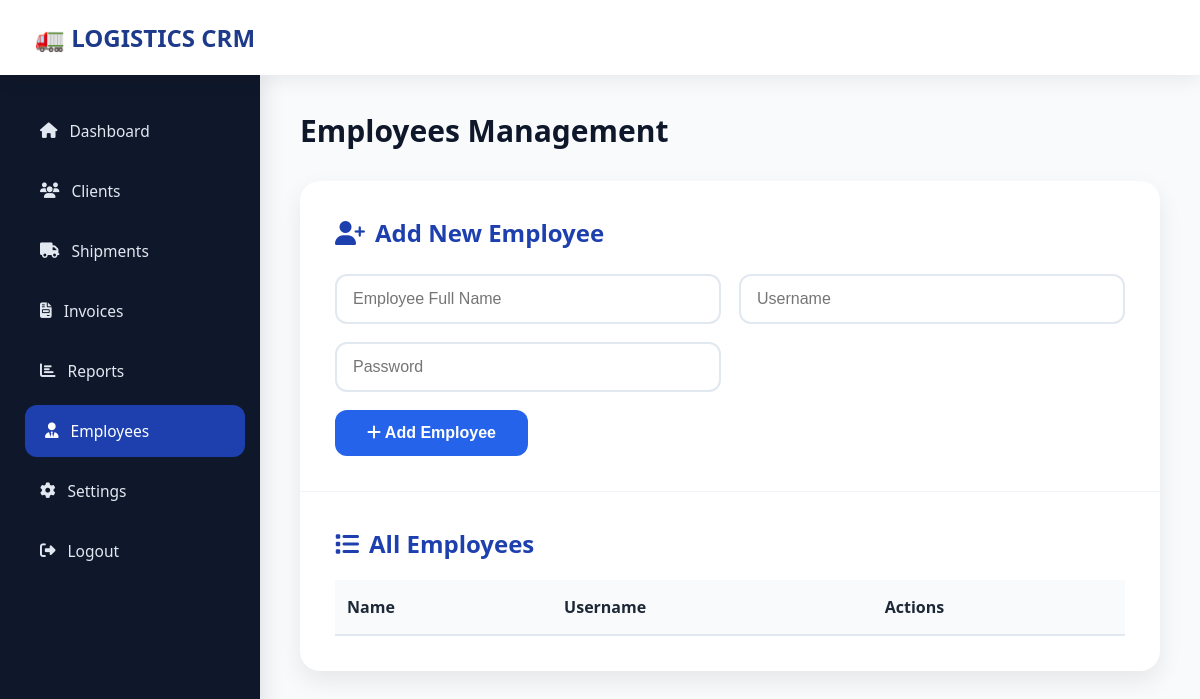
/employees (signed in), run on an earlier commit of the app's database.
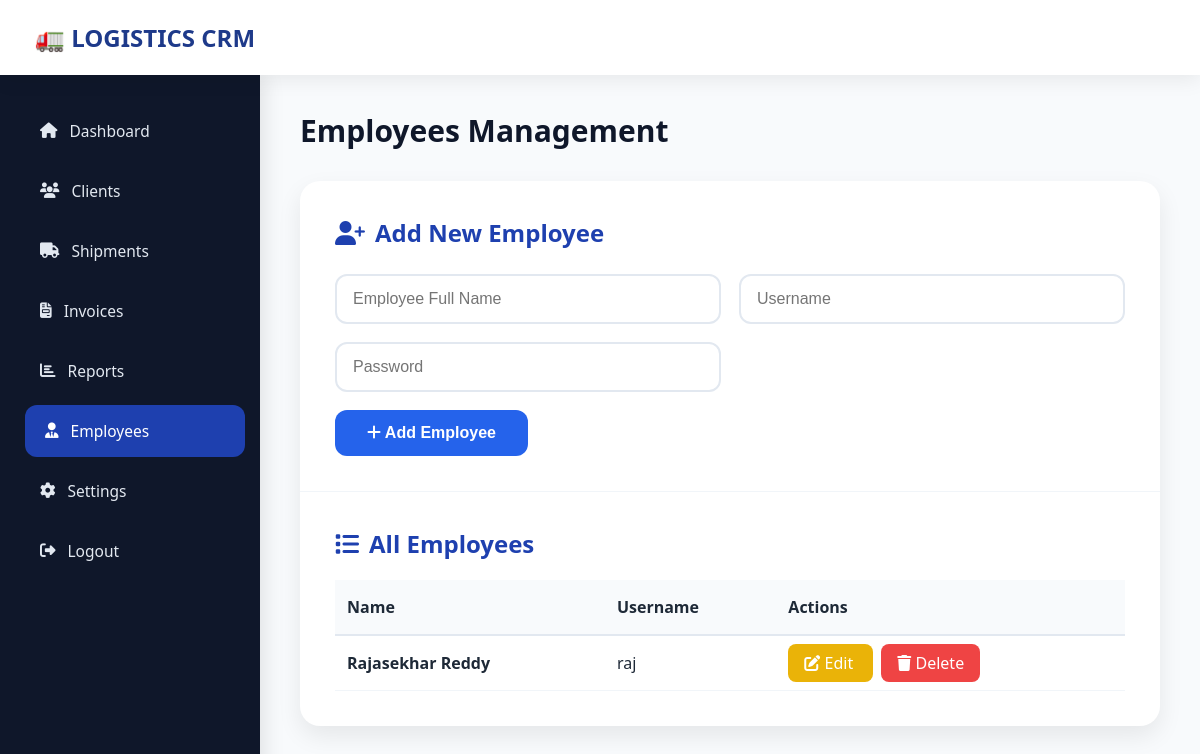
And on a later commit of the database.
### tables this page shows
CREATE TABLE employees (
        id INTEGER PRIMARY KEY AUTOINCREMENT,
        name TEXT,
        username TEXT,
        password TEXT
    );

### app.py (the view)
@app.route('/employees')
def employees():
    if 'user' not in session:
        return "Access Denied"
    conn = get_db_connection()
    employees = conn.execute(
        "SELECT * FROM employees"
    ).fetchall()
    conn.close()
    return render_template(
    'employees.html',
    employees=employees,
    active='employees'
)

### app.py (called while the page is built)
def get_db_connection():
    conn = sqlite3.connect(DB_PATH)
    conn.row_factory = sqlite3.Row
    return conn

### templates/employees.html (shortened to what this page needs)
{% extends "base.html" %}
{% block page_title %}Employees Management{% endblock %}
{% block content %}
<div class="card" style="background: white; border-radius: 20px; box-shadow: 0 10px 25px rgba(0,0,0,0.08); overflow: hidden;">
    <div style="padding: 35px; border-bottom: 1px solid #f1f5f9;">
        <h2 style="margin-bottom: 25px; color: #1e40af; display: flex; align-items: center; gap: 10px;">
            <i class="fas fa-user-plus"></i> Add New Employee
        </h2>
        <form action="/add_employee" method="POST" style="display: grid; grid-template-columns: repeat(auto-fit, minmax(280px, 1fr)); gap: 18px;">
            <input type="text" name="name" placeholder="Employee Full Name" required
                   style="padding: 14px 16px; border: 2px solid #e2e8f0; border-radius: 12px; font-size: 16px;">
            <input type="text" name="username" placeholder="Username" required
                   style="padding: 14px 16px; border: 2px solid #e2e8f0; border-radius: 12px; font-size: 16px;">
            <input type="password" name="password" placeholder="Password" required
                   style="padding: 14px 16px; border: 2px solid #e2e8f0; border-radius: 12px; font-size: 16px;">
            <div style="grid-column: 1 / -1;">
                <button type="submit"
                        style="background: #2563eb; color: white; border: none; padding: 14px 32px; border-radius: 12px; font-size: 16px; font-weight: 600; cursor: pointer;">
                    <i class="fas fa-plus"></i> Add Employee
                </button>
            </div>
        </form>
    </div>
    <div style="padding: 35px;">
        <h2 style="margin-bottom: 20px; color: #1e40af; display: flex; align-items: center; gap: 10px;">
            <i class="fas fa-list"></i> All Employees
        </h2>
        <table style="width: 100%; border-collapse: collapse;">
            <thead>
                <tr style="background: #f8fafc;">
                    <th style="padding: 16px 12px; text-align: left; border-bottom: 2px solid #e2e8f0;">Name</th>
                    <th style="padding: 16px 12px; text-align: left; border-bottom: 2px solid #e2e8f0;">Username</th>
                    <th style="padding: 16px 12px; text-align: left; border-bottom: 2px solid #e2e8f0;">Actions</th>
                </tr>
            </thead>
            <tbody>
                {% for emp in employees %}
                <tr style="border-bottom: 1px solid #f1f5f9;">
                    <td style="padding: 16px 12px;"><strong>{{ emp[1] }}</strong></td>
                    <td style="padding: 16px 12px;">{{ emp[2] }}</td>
                    <td style="padding: 16px 12px;">
                        <a href="/edit_employee/{{ emp[0] }}"
                           style="background: #eab308; color: white; padding: 8px 16px; border-radius: 8px; text-decoration: none; margin-right: 8px;">
                            <i class="fas fa-edit"></i> Edit
                        </a>
                        <a href="/delete_employee/{{ emp[0] }}"
                           onclick="return confirm('Are you sure you want to delete this employee?')"
                           style="background: #ef4444; color: white; padding: 8px 16px; border-radius: 8px; text-decoration: none;">
                            <i class="fas fa-trash"></i> Delete
                        </a>
                    </td>
                </tr>
                {% endfor %}
            </tbody>
        </table>
    </div>
</div>
{% endblock %}

### templates/base.html (shortened to what this page needs)
<!DOCTYPE html>
<html lang="en">
<head>
    <link rel="stylesheet" href="https://cdnjs.cloudflare.com/ajax/libs/font-awesome/6.6.0/css/all.min.css">
</head>
<body>
<div class="top-bar">
    <div class="brand">🚛 LOGISTICS CRM</div>
</div>
<div class="sidebar">
    <ul class="menu">
        <li {% if active == 'dashboard' %}class="active"{% endif %}><a href="/"><i class="fas fa-home"></i> Dashboard</a></li>
        <li {% if active == 'clients' %}class="active"{% endif %}><a href="/clients"><i class="fas fa-users"></i> Clients</a></li>
        <li {% if active == 'shipments' %}class="active"{% endif %}><a href="/shipments"><i class="fas fa-truck"></i> Shipments</a></li>
        <li {% if active == 'invoices' %}class="active"{% endif %}><a href="/invoices"><i class="fas fa-file-invoice"></i> Invoices</a></li>
        <li {% if active == 'reports' %}class="active"{% endif %}><a href="/reports"><i class="fas fa-chart-bar"></i> Reports</a></li>
        <li {% if active == 'employees' %}class="active"{% endif %}>
            <a href="/employees"><i class="fas fa-user-tie"></i> Employees</a>
        </li>
        <li {% if active == 'settings' %}class="active"{% endif %}>
            <a href="/change_admin_password"><i class="fas fa-cog"></i> Settings</a>
        </li>
        <li><a href="/logout"><i class="fas fa-sign-out-alt"></i> Logout</a></li>
    </ul>
</div>
<div class="main-content">
    <h1 class="page-title">{% block page_title %}{% endblock %}</h1>
    {% block content %}{% endblock %}
</div>
</body>
</html>

### templates/base.html (style rules this page uses)
:root { --primary: #1e3a8a; --accent: #1e40af; }
* { margin: 0; padding: 0; box-sizing: border-box; }
body { font-family: 'Segoe UI', system-ui, sans-serif; background: #f8fafc; color: #1e2937; }
.top-bar { position: fixed; top: 0; left: 0; right: 0; height: 75px; background: white; box-shadow: 0 4px 20px rgba(0,0,0,0.08); display: flex; align-items: center; padding: 0 35px; z-index: 1000; }
.brand { font-size: 24px; font-weight: 800; color: var(--primary); display: flex; align-items: center; gap: 10px; }
.sidebar { width: 260px; background: #0f172a; position: fixed; top: 75px; bottom: 0; padding: 30px 20px; box-shadow: 4px 0 20px rgba(0,0,0,0.1); }
.menu { list-style: none; }
.menu li { margin-bottom: 8px; border-radius: 12px; transition: 0.3s; overflow: hidden; }
.menu li a { display: flex; align-items: center; gap: 12px; padding: 15px 20px; color: #e2e8f0; text-decoration: none; font-size: 15.5px; transition: 0.3s; }
.menu li:hover, .menu li.active { background: var(--accent); transform: translateX(5px); }
.menu li:hover a, .menu li.active a { color: white; }
.main-content { margin-left: 260px; padding: 110px 40px 40px; }
.page-title { font-size: 30px; font-weight: 700; color: #0f172a; margin-bottom: 30px; }

What changed in the data, as far as the page shows it:
added employees: name "Rajasekhar Reddy", username "raj"
